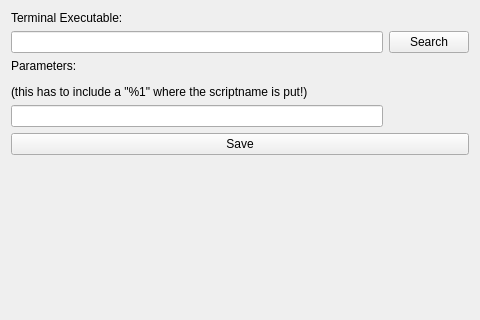
<?xml version="1.0" encoding="UTF-8"?>
<ui version="4.0">
 <class>cmdline::ConfigWidget</class>
 <widget class="QWidget" name="cmdline::ConfigWidget">
  <property name="geometry">
   <rect>
    <x>0</x>
    <y>0</y>
    <width>480</width>
    <height>320</height>
   </rect>
  </property>
  <layout class="QVBoxLayout">
   <item>
    <layout class="QGridLayout" name="gridLayout">
     <item row="1" column="1">
      <widget class="QPushButton" name="pushButton_search">
       <property name="text">
        <string>Search</string>
       </property>
      </widget>
     </item>
     <item row="0" column="0">
      <widget class="QLabel" name="label">
       <property name="text">
        <string>&lt;html&gt;&lt;head/&gt;&lt;body&gt;&lt;p&gt;Terminal Executable:&lt;/p&gt;&lt;/body&gt;&lt;/html&gt;</string>
       </property>
      </widget>
     </item>
     <item row="2" column="0">
      <widget class="QLabel" name="label_2">
       <property name="text">
        <string>&lt;html&gt;&lt;head/&gt;&lt;body&gt;&lt;p&gt;Parameters: &lt;/p&gt;&lt;p&gt;(this has to include a &amp;quot;%1&amp;quot; where the scriptname is put!)&lt;/p&gt;&lt;/body&gt;&lt;/html&gt;</string>
       </property>
      </widget>
     </item>
     <item row="1" column="0">
      <widget class="QLineEdit" name="lineEdit_executable"/>
     </item>
     <item row="4" column="0" colspan="2">
      <widget class="QPushButton" name="pushButton_save">
       <property name="text">
        <string>Save</string>
       </property>
      </widget>
     </item>
     <item row="3" column="0">
      <widget class="QLineEdit" name="lineEdit_options"/>
     </item>
    </layout>
   </item>
   <item>
    <spacer name="verticalSpacer">
     <property name="orientation">
      <enum>Qt::Vertical</enum>
     </property>
     <property name="sizeHint" stdset="0">
      <size>
       <width>20</width>
       <height>40</height>
      </size>
     </property>
    </spacer>
   </item>
  </layout>
 </widget>
 <resources/>
 <connections/>
</ui>
